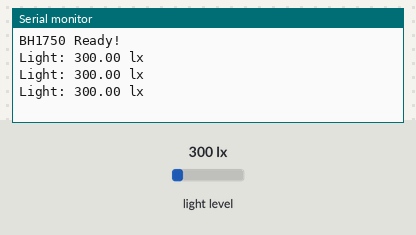
Simulated run of this sketch. Board: Arduino Nano, built with avr-gcc and run on an emulated ATmega328P. Parts: the last lines printed to the serial monitor. Inputs (shaded band) come from the test bench; at power-on: light level 300 lx.

Above: at 1.3 s.
1.4 s: light level set to 40 lx
At 1.9 s:
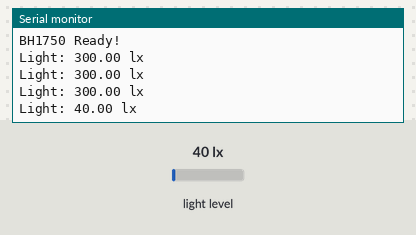
2.9 s: light level set to 500 lx
At 3.4 s:
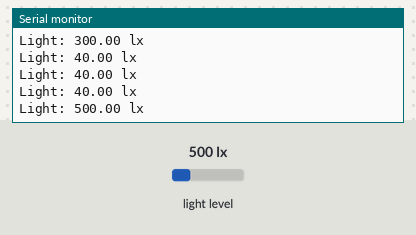
Timing chart, 0 to 5.9 s (numbered marks = the images above; inputs shaded):
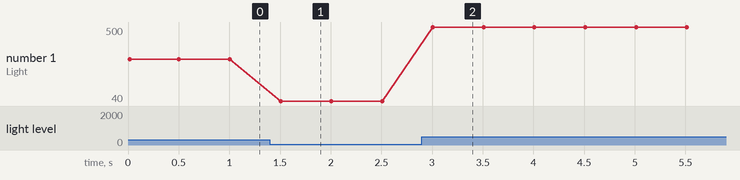

The sketch:

test12.ino
```cpp
#include <Wire.h>
#include <BH1750.h>

BH1750 lightMeter;

void setup() {
  Serial.begin(9600);

  Wire.begin(); // Nano uses A4=SDA, A5=SCL automatically

  if (lightMeter.begin(BH1750::CONTINUOUS_HIGH_RES_MODE)) {
    Serial.println("BH1750 Ready!");
  } else {
    Serial.println("BH1750 not found! Check wiring.");
  }
}

void loop() {
  float lux = lightMeter.readLightLevel();

  Serial.print("Light: ");
  Serial.print(lux);
  Serial.println(" lx");

  delay(500);
}
```

Measured:
- after the input at 1.4 s, the serial monitor: prints a new line after 0.10 s (image 1)
- after the input at 2.9 s, the serial monitor: prints a new line after 0.11 s (image 2)
- plotted number 1: 300 → 40 after the input at 1.4 s, 40 → 500 after the input at 2.9 s
